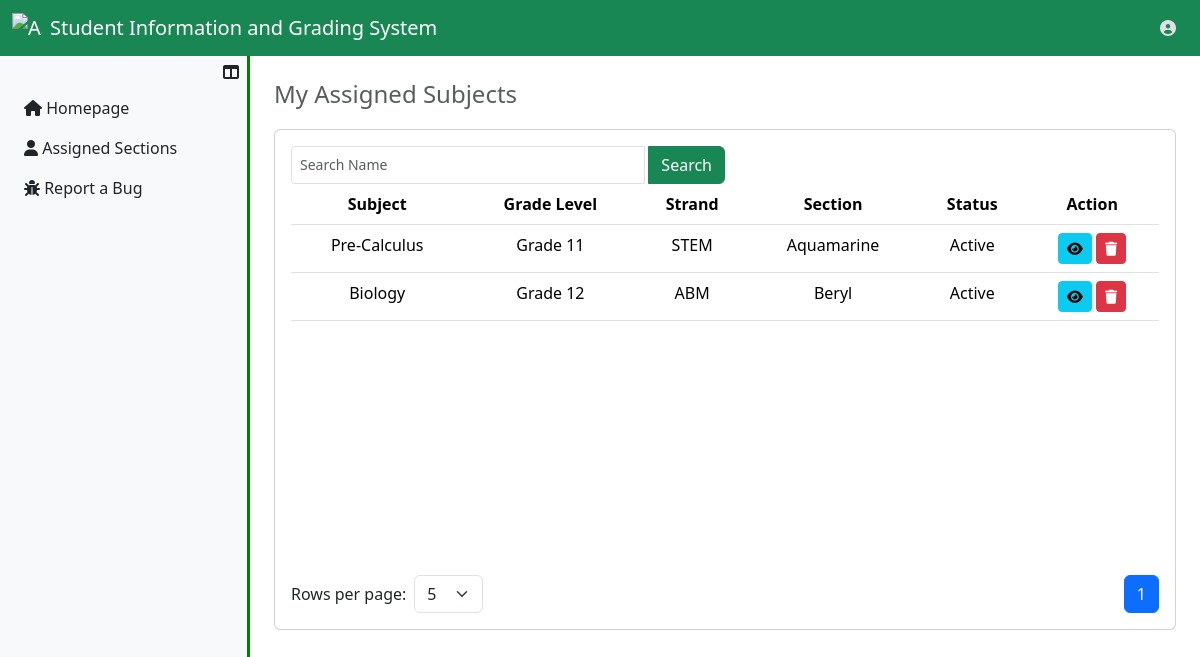
The page /UserFaculty/submitGrade.php (signed in) on the database its author committed.
### tables this page shows
CREATE TABLE `subjects_tbl` (
  `subject_id` int(11) NOT NULL,
  `subject_name` varchar(250) NOT NULL,
  `subject_status` enum('Active','Inactive') NOT NULL DEFAULT 'Active',
  `insrt_ts` datetime NOT NULL DEFAULT current_timestamp(),
  `updt_ts` datetime DEFAULT NULL
);

CREATE TABLE `year_levels_tbl` (
  `year_level_id` int(11) NOT NULL,
  `yl_name` varchar(250) NOT NULL,
  `insrt_ts` datetime NOT NULL,
  `updt_ts` datetime DEFAULT NULL
);

CREATE TABLE `strands_tbl` (
  `strand_id` int(11) NOT NULL,
  `strand_name` varchar(250) NOT NULL,
  `strand_nn` varchar(20) NOT NULL,
  `insrt_ts` datetime NOT NULL,
  `updt_ts` datetime DEFAULT NULL
);

CREATE TABLE `sections_tbl` (
  `section_id` int(11) NOT NULL,
  `fk_year_id` int(11) NOT NULL,
  `fk_strand_id` int(11) NOT NULL,
  `section_name` varchar(250) NOT NULL,
  `insrt_ts` datetime NOT NULL,
  `updt_ts` datetime DEFAULT NULL
);

### UserFaculty/submitGrade.php (the view, shortened to what this page needs)
<?php
    include ("../server_connection/db_connect.php");
?>
<!DOCTYPE html>
<html lang="en">
<head>
    <link rel="stylesheet" href="../../Bootstrap/css/bootstrap.min.css">
    <link rel="stylesheet" href="https://cdnjs.cloudflare.com/ajax/libs/font-awesome/6.0.0-beta3/css/all.min.css">
</head>
<body>
    <?php include '../Assets/components/Navbar.php'; ?>
    <div class="d-flex">
        <?php include '../Assets/components/FacultySidebar.php'; ?>
        <div class="content p-4 flex-grow-1">
            <h4 class="text-muted">My Assigned Subjects</h4>
            <div class="card table-container">
                <div class="card-body">
                    <div class="d-flex justify-content-between">
                        <div class="input-group w-50">
                            <input type="text" class="form-control form-control-sm me-1" id="searchInput" placeholder="Search Name">
                            <button class="btn btn-success" id="searchButton">Search</button>
                        </div>
                    </div>
                    <div class="table-responsive">
                        <table class="table" id="studentsTable">
                            <thead align="center">
                                <tr>
                                    <th>Subject</th>
                                    <th>Grade Level</th>
                                    <th>Strand</th>
                                    <th>Section</th>
                                    <th>Status</th>
                                    <th>Action</th>
                                </tr>
                            </thead>
                            <tbody id="tableBody" align="center">
                                <?php
                                    $sql = "SELECT
                                    subjects_tbl.subject_id,
                                    subjects_tbl.subject_name,
                                    strands_tbl.strand_nn,
                                    year_levels_tbl.yl_name,
                                    sections_tbl.section_id,
                                    sections_tbl.section_name,
                                    subjects_tbl.subject_status
                                    FROM subjects_tbl
                                    INNER JOIN strands_tbl ON strands_tbl.strand_id = subjects_tbl.subject_id
                                    INNER JOIN year_levels_tbl ON year_levels_tbl.year_level_id = subjects_tbl.subject_id
                                    INNER JOIN sections_tbl ON sections_tbl.section_id = subjects_tbl.subject_id";
                                    try
                                    {
                                        $result=$conn->prepare($sql);
                                        $result->execute();
                                        if($result->rowcount()>0)
                                        {
                                            while($row=$result->fetch(PDO::FETCH_ASSOC))
                                            {
                                                echo "
                                                    <tr>
                                                        <td>{$row["subject_name"]}</td>
                                                        <td>{$row["yl_name"]}</td>
                                                        <td>{$row["strand_nn"]}</td>
                                                        <td>{$row["section_name"]}</td>
                                                        <td>{$row["subject_status"]}</td>
                                                        ";
                                                        ?>
                                                        <td class='text-center'>
                                                            <?php
                                                            echo "
                                                                <a href='viewSubject.php?subject_id={$row["subject_id"]}section_id={$row["section_id"]}' class='btn btn-info btn-sm'>
                                                                    <i class='fas fa-eye'></i>
                                                                </a>
                                                                <a href='' class='btn btn-danger btn-sm'>
                                                                    <i class='fas fa-trash'></i>
                                                                </a>
                                                            ";
                                                            ?>
                                                        </td>
                                                    </tr>
                                                <?php
                                            }
                                        }
                                        else
                                        {
                                            echo "<tr><tdv colspan = '6'> No records found. </td></tr>";
                                        }
                                    }
                                    catch(Exception $e)
                                    {
                                        echo "Unexpected error has been occured!" . $e ->getMessage();
                                    }
                                ?>
                            </tbody>
                        </table>
                    </div>
                    <div class="d-flex justify-content-between align-items-center mt-3">
                        <div class="d-inline-flex align-items-center">
                            <label for="rowsPerPage" class="me-2 mb-0">Rows per page:</label>
                            <select id="rowsPerPage" class="form-select">
                                <option value="5">5</option>
                            </select>
                        </div>
                        <nav>
                            <ul class="pagination mb-0" id="pagination"></ul>
                        </nav>
                    </div>
                </div>
            </div>
        </div>
    </div>
</body>
</html>

### Assets/components/FacultySidebar.php (style rules this page uses)
html, body { height: 100vh; margin: 0; overflow: hidden; }

### UserFaculty/submitGrade.php (style rules this page uses)
.table-container { margin-top: 20px; min-width: 100%; }
.table-responsive { height: 375px; }
.content { transition: margin-left 0.3s ease; }
#rowsPerPage { width: auto; }

### rows shown on the page
subjects_tbl: subject_name "Pre-Calculus", year_levels_tbl.yl_name "Grade 11", strands_tbl.strand_nn "STEM", sections_tbl.section_name "Aquamarine", subject_status "Active"
subjects_tbl: subject_name "Biology", year_levels_tbl.yl_name "Grade 12", strands_tbl.strand_nn "ABM", sections_tbl.section_name "Beryl", subject_status "Active"
